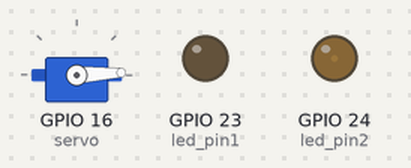
Recording of a program running on a simulated Raspberry Pi (BCM pin numbers). Shown: servo, output pins drawn as LEDs (lit = HIGH). Servo angles are drawn from the pulse width (0.5 ms = 0°, 2.5 ms = 180°); threads take turns every 2 ms.

Above: at 0.05 s.
At 0.45 s:
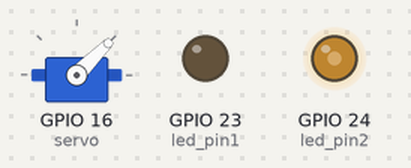
At 0.9 s:
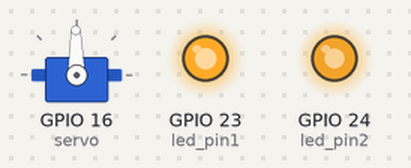
At 1.8 s:
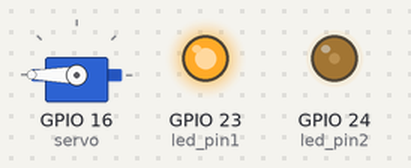
At 2.7 s:
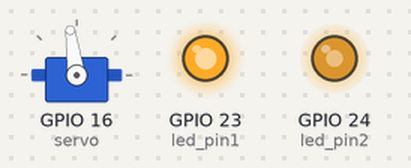
At 3.6 s:
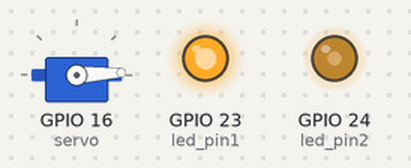
Timing chart, 0 to 8.3 s (numbered marks = the images above):
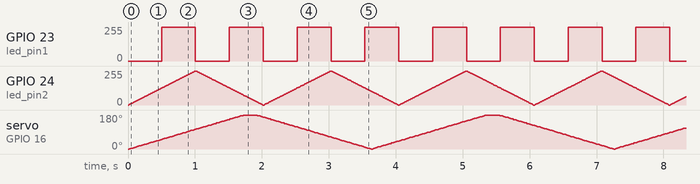

Measured:
- by itself, GPIO 23 (led_pin1): alternates 255/255 for 0.51 s and 0/255 for 0.51 s

The program:

challenge_th02.py
```python
import RPi.GPIO as GPIO
import threading
import time

led_pin1 = 23
led_pin2 = 24
servo = 16

GPIO.setwarnings(False)
GPIO.setmode(GPIO.BCM)
GPIO.setup(led_pin1, GPIO.OUT)
GPIO.setup(led_pin2, GPIO.OUT)
GPIO.setup(servo, GPIO.OUT)

GPIO.output(led_pin1, False)
GPIO.output(led_pin2, False)

flag_exit = False
pwm1 = GPIO.PWM(led_pin1, 1000.0)
pwm1.start(0.0)
pwm2 = GPIO.PWM(led_pin2, 1000.0)
pwm2.start(0.0)
pwm_servo = GPIO.PWM(servo, 50.0)
pwm_servo.start(2.5)

def t1_sub_led():
    while True:
        for t_high in range(0, 101):
            pwm2.ChangeDutyCycle(t_high)
            time.sleep(0.01)
        for t_high in range(100, -1, -1):
            pwm2.ChangeDutyCycle(t_high)
            time.sleep(0.01)
        if flag_exit: break

def t2_sub_servo():
    while True:
        for angle in range(0, 181):
            pwm_servo.ChangeDutyCycle(2.5+10.5*angle/180)
            time.sleep(0.01)
        for angle in range(180, -1, -1):
            pwm_servo.ChangeDutyCycle(2.5+10.5*angle/180)
            time.sleep(0.01)
        if flag_exit: break

t1 = threading.Thread(target=t1_sub_led)
t1.start()
t2 = threading.Thread(target=t2_sub_servo)
t2.start()

try:
    while True:
        for t_high in range(0, 101):
            pwm1.ChangeDutyCycle(t_high)
            time.sleep(0.005)
        for t_high in range(100, -1, -1):
            pwm1.ChangeDutyCycle(t_high)
            time.sleep(0.005)
        if flag_exit: break
except KeyboardInterrupt:
    pass

flag_exit = True
t1.join()
t2.join()
pwm1.stop()
pwm2.stop()
pwm_servo.stop()
GPIO.cleanup()
```
